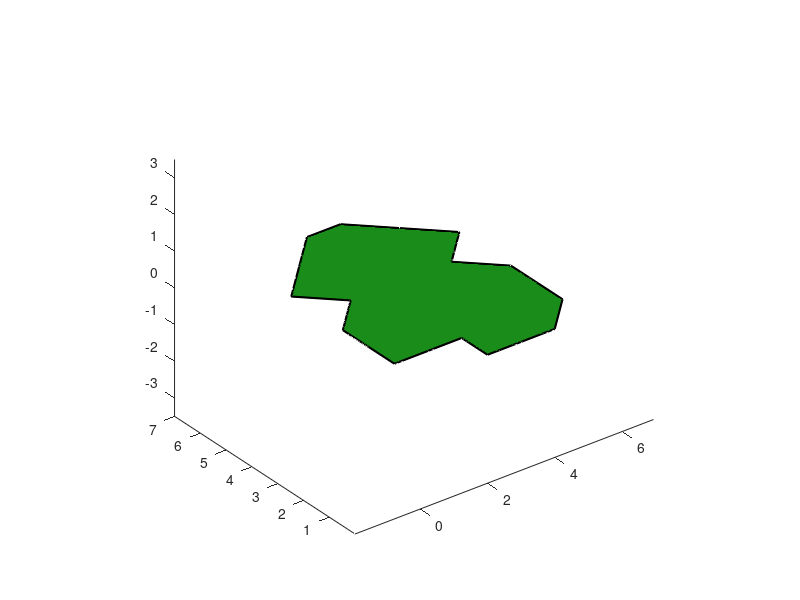

Write the MATLAB code that produced this figure. (Note: this script raises an error after producing the figure.)
% Clear the workspace
clear;      % Clear the workspace
clc;        % Clear the command window
close all;  % Close all the figure
axis equal; % Set the axis equal, to show the entity in the same size
axis vis3d;


pts = [0, 0, 0, 1, 0, 1, 2, 3, 4, 5, 4, 5, 5, 5, 4, 3, 2, 2, 1;
       1, 2, 3, 4, 5, 6, 7, 7, 6, 5, 4, 3, 2, 1, 0, 0, 0, 1, 1;
       0, 0, 0, 0, 0, 0, 0, 0, 0, 0, 0, 0, 0, 0, 0, 0, 0, 0, 0];

X = pts(1, :);
Y = pts(2, :);
Z = pts(3, :);

hold on;
fill3(X, Y, Z, [0 0.5 0], 'FaceAlpha', 0.9);


%% Earcut

% Draw polygon outline
plot([pts(1,:), pts(1,1)], [pts(2,:), pts(2,1)], 'k-', 'LineWidth', 1.5);

% Earcut animation animation
earClip(pts);

% Earcut animation function
function earClip(poly)
    % Initialize handles
    h_verts = [];   % Vertex handles
    h_ear = [];     % Ear highlight handles
    h_tris = [];    % Triangle handles
    
    % Check if the polygon is valid
    if ~polyDirection3D(poly)
        poly = poly(:,end:-1:1);
        disp('Reverse the polygon order to anti-clockwise order');
    end

    n = size(poly, 2);
    vertices = 1:n;
    numV = n;
    V = poly;
    
    while numV > 3
        earFound = false;
        
        drawnow;
        for i = 1:numV
            prev_idx = mod(i - 2 + numV, numV) + 1;
            next_idx = mod(i, numV) + 1;
            
            v_prev = vertices(prev_idx);
            v_curr = vertices(i);
            v_next = vertices(next_idx);
            
            % showPts([v_prev, v_curr, v_next], [0, 0]);
            if isEar2D(V, v_prev, v_curr, v_next, vertices(1:numV))
                
                % Clear old ear highlight handle
                if ~isempty(h_ear) && isvalid(h_ear)
                    delete(h_ear);
                end
                
                % Highlight current ear
                tri_x = [V(1,v_prev), V(1,v_curr), V(1,v_next), V(1,v_prev)];
                tri_y = [V(2,v_prev), V(2,v_curr), V(2,v_next), V(2,v_prev)];
                h_ear = fill(tri_x, tri_y, 'c', 'FaceAlpha', 0.5, 'EdgeColor', 'c');
                
                % Update vertex display
                active_pts = V(:, vertices(1:numV));
                h_verts = updateScatter(h_verts, active_pts(1,:), active_pts(2,:));
                                
                % Store clipped triangles
                h_tris = addTri(h_tris, V(:, [v_prev, v_curr, v_next]));
                
                % Delete ear vertex point
                vertices(i) = [];
                numV = numV - 1;
                earFound = true;
                drawnow;
                break;
            end
        end
        
        if ~earFound
            error('Earcut failed');
        end
    end
    
    % Add the last triangle
    addTri(h_tris, V(:, vertices(1:3)));
    
    % Clear ear highlight
    if ~isempty(h_ear) && isvalid(h_ear)
        delete(h_ear);
    end
end

% Update scatter plot
% h_old: Old scatter handle
% x, y: New data points
function h = updateScatter(h_old, x, y)
    if ~isempty(h_old) && isvalid(h_old)
        delete(h_old);
    end
    h = scatter(x, y, 50, 'r', 'filled');
end

% Add triangle
% h_old: Old triangle handle
% tri: New triangle points
function h = addTri(h_old, tri)
    if isempty(h_old)
        h_old = [];
    end
    h_new = fill([tri(1,:), tri(1,1)], [tri(2,:), tri(2,1)], ...
                 'b', 'FaceAlpha', 0.3, 'EdgeColor', 'none');
    h = [h_old, h_new];   % Accumulate triangle handles
end

function showPts(pts, offset)
    persistent h_pts;
    if ~isempty(h_pts)
        delete(h_pts);
    end
    
    for i = 1:size(pts, 2)
        h_pts(i) = scatter(pts(1, i) + offset(1), pts(2, i) + offset(2), 'o');
    end
end

function fill2D(pts, offset, color)
    X = pts(1, :);
    Y = pts(2, :);
    X = X + offset(1);
    Y = Y + offset(2);
    fill(X, Y, color, 'FaceAlpha', 0.9);
end

function tris = triangulate(poly3D)
    % poly3D: 3×N Polygon points (clockwise order and no self-intersection)
    % tris:   3×3×T Triangle mesh in world coordinates
    
    disp(poly3D)

    [poly2D, frame] = toLocal2D(poly3D);

    fill2D(poly2D, [6, 0], [0.5 0 0]);

    % Earcut
    tris2D = earClip2D(poly2D);
    
    % Project to 3D
    tris = toWorld3D(tris2D, frame);
end

function tris = toWorld3D(tris2D, frame)
    T = size(tris2D, 3);
    tris = zeros(3, 3, T);
    
    for i = 1:T
        for j = 1:3
            p2 = tris2D(:, j, i);      % 2×1 [x; y]
            x = p2(1);
            y = p2(2);
            
            p3 = frame.origin + x * frame.u_axis + y * frame.v_axis;
            tris(:, j, i) = p3;
        end
    end
end

function [poly2D, frame] = toLocal2D(poly3D)
    n = size(poly3D, 2);
    origin = poly3D(:, 1);
    
    % Calculate normal vector
    normal = [0; 0; 0];
    for i = 1:n
        v1 = poly3D(:, i);
        v2 = poly3D(:, mod(i, n) + 1);
        v3 = poly3D(:, mod(i+1, n) + 1);
        e1 = v2 - v1;
        e2 = v3 - v2;
        normal = normal + cross(e1, e2);
    end
    normal = normal / norm(normal);
    
    % Calculate u_axis (longest edge direction)
    max_len = 0;
    u_axis = [1; 0; 0];
    for i = 1:n
        j = mod(i, n) + 1;
        edge = poly3D(:, j) - poly3D(:, i);
        len = norm(edge);
        if len > max_len
            max_len = len;
            u_axis = edge / len;
        end
    end
    
    % Calculate v_axis (orthogonal direction)
    v_axis = cross(normal, u_axis);
    v_axis = v_axis / norm(v_axis);
    u_axis = cross(v_axis, normal);
    u_axis = u_axis / norm(u_axis);
    
    % Project to 2D
    poly2D = zeros(2, n);
    for i = 1:n
        diff = poly3D(:, i) - origin;
        poly2D(1, i) = dot(diff, u_axis);
        poly2D(2, i) = dot(diff, v_axis);
    end
    
    % Pack the frame
    frame.u_axis = u_axis;
    frame.v_axis = v_axis;
    frame.normal = normal;
    frame.origin = origin;
end

function tris2D = earClip2D(poly2D)
    % poly2D: 2×N local 2D vertices (assumed counter-clockwise, no-intersecting)
    % tris2D: 2×3×T output triangles (2D vertices)
    
    n = size(poly2D, 2);
    
    if n == 3
        tris2D = reshape(poly2D, 2, 3, 1);
        return;
    end
    
    % Active vertex list (circular linked list)
    vertices = 1:n;
    numV = n;
    
    % Preallocate triangle storage
    tris_list = cell(n - 2, 1);
    triCount = 0;
    
    V = poly2D;  % Local reference, to avoid repeated indexing
    
    while numV > 3
        earFound = false;
        
        % Traverse all active vertices
        for i = 1:numV
            % Circular neighbor indices
            prev_idx = mod(i - 2 + numV, numV) + 1;
            next_idx = mod(i, numV) + 1;
            
            v_prev = vertices(prev_idx);
            v_curr = vertices(i);
            v_next = vertices(next_idx);
            
            % Check if the triangle is an ear triangle
            if isEar2D(V, v_prev, v_curr, v_next, vertices(1:numV))
                % Store triangle coordinates
                triCount = triCount + 1;
                tris_list{triCount} = [V(:, v_prev), V(:, v_curr), V(:, v_next)];
                
                % Remove ear vertex
                vertices(i) = [];
                numV = numV - 1;
                earFound = true;
                break;  % Restart search
            end
        end
        
        if ~earFound
            error('Earcut failed: No ear triangle found, polygon may be self-intersecting or not simple');
        end
    end
    
    % Last triangle formed by the remaining 3 vertices
    triCount = triCount + 1;
    tris_list{triCount} = [V(:, vertices(1)), V(:, vertices(2)), V(:, vertices(3))];
    
    % Assemble into 2×3×T array
    tris2D = zeros(2, 3, triCount);
    for i = 1:triCount
        tris2D(:, :, i) = tris_list{i};
    end
end

function flag = isEar2D(V, v_prev, v_curr, v_next, activeVerts)
    % V: 2xN, all vertices coordinates (local 2D)
    % v_prev, v_curr, v_next: three vertex indices
    % activeVerts: current active vertex indices list
    
    p_prev = V(:, v_prev);
    p_curr = V(:, v_curr);
    p_next = V(:, v_next);
    
    % Convex angle check (2D cross product)
    e1 = p_curr - p_prev;
    e2 = p_next - p_curr;
    cross_z = e1(1) * e2(2) - e1(2) * e2(1);
    
    if cross_z <= 1e-12
        flag = false;
        return;
    end
    
    % Triangle internal check
    tri = [p_prev, p_curr, p_next];
    
    % fill2D(tri, [6, 0], [0 0 0.5]);
    % showPts(tri, [0, 0]);
    
    for i = 1:length(activeVerts)
        v = activeVerts(i);
        if v == v_prev || v == v_curr || v == v_next
            continue;
        end
        
        p = V(:, v);
        if pointInTriangle2D(p, tri)
            flag = false;
            return;
        end
    end
    
    flag = true;
end

function flag = pointInTriangle2D(p, tri)
    % p: 2×1 point in [x, y]
    % tri: 2×3 triangle vertices [v1, v2, v3]
    % flag: true = point p in triangle tri
    
    % get the coordinates of the point and the triangle vertices
    px = p(1);  py = p(2);
    x1 = tri(1, 1);  y1 = tri(2, 1);
    x2 = tri(1, 2);  y2 = tri(2, 2);
    x3 = tri(1, 3);  y3 = tri(2, 3);
    
    % Calculate the denominator, use 'Cramer's Rule'
    denom = (y2 - y3) * (x1 - x3) + (x3 - x2) * (y1 - y3);
    
    % Degenerate triangle check
    if abs(denom) < 1e-10
        flag = false;
        return;
    end
    
    % Calculate the barycentric coordinates
    a = ((y2 - y3) * (px - x3) + (x3 - x2) * (py - y3)) / denom;
    b = ((y3 - y1) * (px - x3) + (x1 - x3) * (py - y3)) / denom;
    c = 1 - a - b;
    
    % Strict internal check (excluding boundary, to avoid colinear vertex problem)
    eps = 1e-10;
    flag = (a > eps) && (b > eps) && (c > eps);
end

% function dir = polyDirection(pts)
%     n = size(pts, 2);

%     area = sum(pts(1, 1:n) .* pts(2, [2:n, 1]) - pts(1, [2:n, 1]) .* pts(2, 1:n));

%     dir = sign(area);
% end

% function dir = polyDirection3D(pts)
%     % Find the best direction of the polygon
%     normal = cross(pts(:, 2) - pts(:, 1), pts(:, 3) - pts(:, 1));
%     [~, maxDim] = max(abs(normal));

%     % Project on other two dimensions
%     dims = setdiff([1, 2, 3], maxDim);
%     ptsProj = pts(dims, :);

%     dir = polyDirection(ptsProj);
% end
